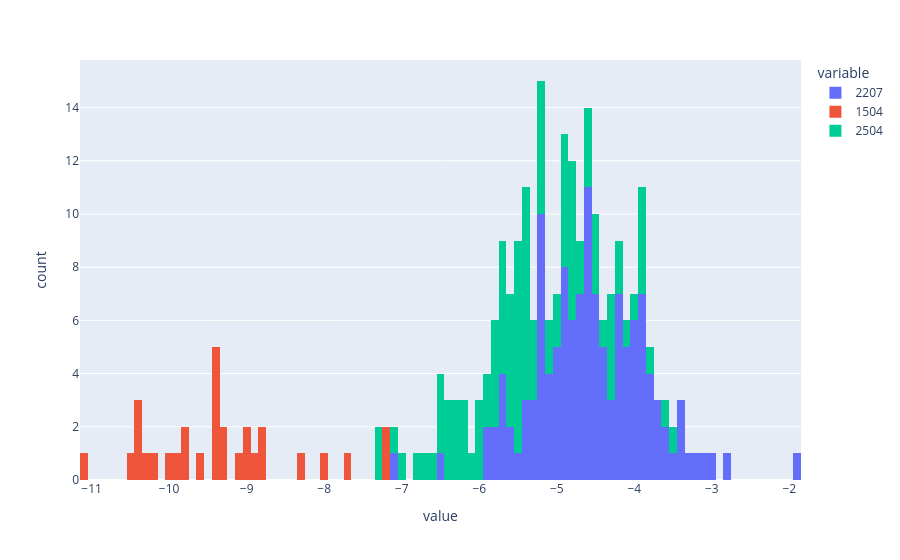

Notebook code for this chart:
### Code cell
px.histogram(np.log(df_country_subfield_norm[["2207", "1504", "2504"]]), nbins=100)

### Figure 1 — Plotly figure (JSON) as saved in the notebook; plotly's stock layout.template omitted (floating-point values rounded to 4 significant figures; data arrays with more than 128 entries replaced by an {"elided": "..."} marker saying what was removed)
{"data": [{"bingroup": "x", "hovertemplate": "variable=2207<br>value=%{x}<br>count=%{y}<extra></extra>", "legendgroup": "2207", "marker": {"color": "#636efa", "pattern": {"shape": ""}}, "name": "2207", "nbinsx": 100, "orientation": "v", "showlegend": true, "x": {"elided": "220 float values"}, "xaxis": "x", "yaxis": "y", "type": "histogram"}, {"bingroup": "x", "hovertemplate": "variable=1504<br>value=%{x}<br>count=%{y}<extra></extra>", "legendgroup": "1504", "marker": {"color": "#EF553B", "pattern": {"shape": ""}}, "name": "1504", "nbinsx": 100, "orientation": "v", "showlegend": true, "x": {"elided": "220 float values"}, "xaxis": "x", "yaxis": "y", "type": "histogram"}, {"bingroup": "x", "hovertemplate": "variable=2504<br>value=%{x}<br>count=%{y}<extra></extra>", "legendgroup": "2504", "marker": {"color": "#00cc96", "pattern": {"shape": ""}}, "name": "2504", "nbinsx": 100, "orientation": "v", "showlegend": true, "x": {"elided": "220 float values"}, "xaxis": "x", "yaxis": "y", "type": "histogram"}], "layout": {"xaxis": {"anchor": "y", "domain": [0.0, 1.0], "title": {"text": "value"}}, "yaxis": {"anchor": "x", "domain": [0.0, 1.0], "title": {"text": "count"}}, "legend": {"title": {"text": "variable"}, "tracegroupgap": 0}, "margin": {"t": 60}, "barmode": "relative"}}
